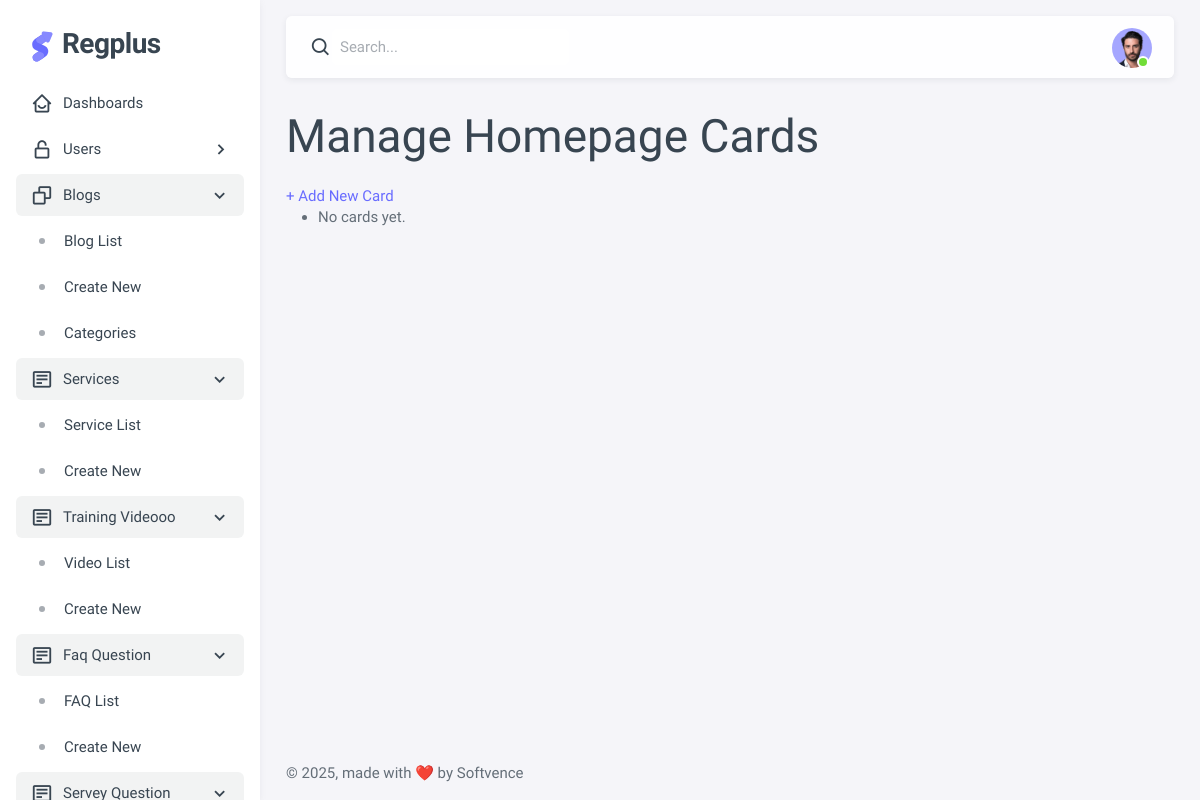
Page /cards/ on the earlier database version.
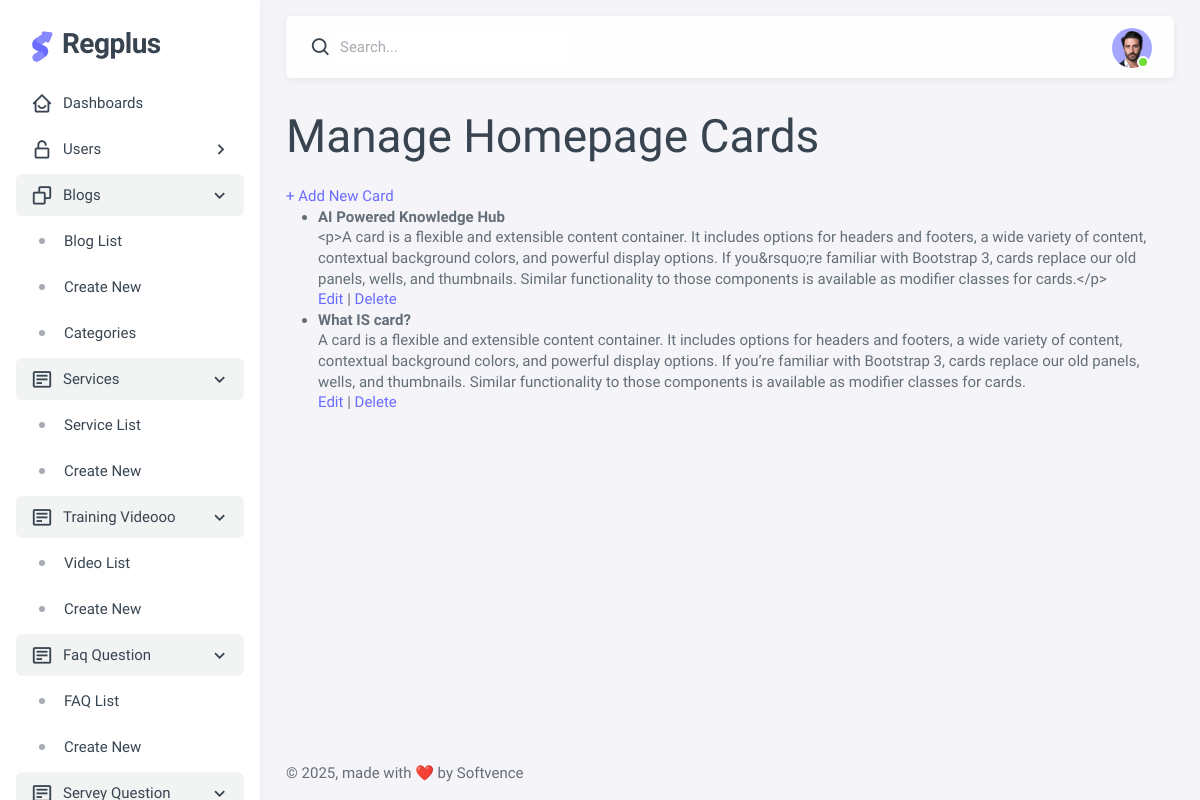
Same page on the later database version.
### apps/custom_design/models.py (models this page shows, shortened)
class MainModel(models.Model):
    title = models.CharField(max_length=200)
    files = models.FileField(upload_to='uploads/', blank=True, null=True)
    subtitle = models.CharField(max_length=200, blank=True, null=True)
    description = RichTextField(blank=True, null=True)
    page_section = models.CharField(max_length=50, choices=SECTION_CHOICES)
    page_name = models.CharField(max_length=50, choices=PAGE_CHOICES)
    created_at = models.DateTimeField(auto_now_add=True, blank=True, null=True)
    updated_at = models.DateTimeField(auto_now=True,blank=True, null=True)
    class Meta:
        ordering = ['-created_at']  # Order by creation date, newest first

### apps/custom_design/views.py (the view)
# urls.py: path('cards/', CardListView.as_view(), name='manage_cards'),
class CardListView(ListView):
    model = MainModel
    template_name = 'manage_cards.html'
    context_object_name = 'cards'
    def get_queryset(self):
        return MainModel.objects.filter(page_name='home', page_section='card')
    def get_context_data(self, **kwargs):
        context = super().get_context_data(**kwargs)
        context = TemplateLayout.init(self, context)
        return context

### project/context_processors.py (called while the page is built)
def my_setting(request):
    return {'MY_SETTING': settings}

def environment(request):
    return {'ENVIRONMENT': settings.ENVIRONMENT}

### templates/layout/bootstrap/layout_vertical.py (called while the page is built)
    def init(context):
        context.update(
            {
                "layout": "vertical",
                "content_navbar": True,
                "content_layout": "compact",
                "is_navbar": True,
                "is_menu": True,
                "is_footer": True,
            }
        )
        TemplateHelper.map_context(context)
        return context

### web_project/__init__.py (called while the page is built)
    def init(self, context):
        layout = "vertical"
        context.update(
            {
                "layout_path": TemplateHelper.set_layout(
                    "layout_" + layout + ".html", context
                ),
            }
        )
        TemplateHelper.map_context(context)
        return context

### web_project/template_helpers/theme.py (called while the page is built)
    def get_theme_variables(scope):
        return settings.THEME_VARIABLES[scope]

    def import_class(fromModule, import_className):
        pprint(f"Loading {import_className} from {fromModule}")
        module = import_module(fromModule)
        return getattr(module, import_className)

### apps/custom_design/templates/manage_cards.html (shortened to what this page needs)
{% extends layout_path %}
{% load widget_tweaks %}
{% block content %}
<h1>Manage Homepage Cards</h1>
<a href="{% url 'add_card' %}">+ Add New Card</a>
<ul>
  {% for card in cards %}
    <li>
      <strong>{{ card.title }}</strong><br>
      {{ card.description }}<br>
      <a href="{% url 'edit_card' card.pk %}">Edit</a> |
      <a href="{% url 'delete_card' card.pk %}">Delete</a>
    </li>
  {% empty %}
    <li>No cards yet.</li>
  {% endfor %}
</ul>
{% endblock %}

Differences in the rows shown:
added MainModel: title "AI Powered Knowledge Hub", description "<p>A card is a flexible and extensible content container. It includes options for headers and footers, a wide variety of content, contextual background colors, and powerful display options. If you&rsquo;re familiar with Bootstrap 3, cards replace our old panels, wells, and thumbnails. Similar functionality to those components is available as modifier classes for cards.</p>"
added MainModel: title "What IS card?", description "A card is a flexible and extensible content container. It includes options for headers and footers, a wide variety of content, contextual background colors, and powerful display options. If you’re familiar with Bootstrap 3, cards replace our old panels, wells, and thumbnails. Similar functionality to those components is available as modifier classes for cards."
Other differences:
text no longer shown: "No cards yet."
